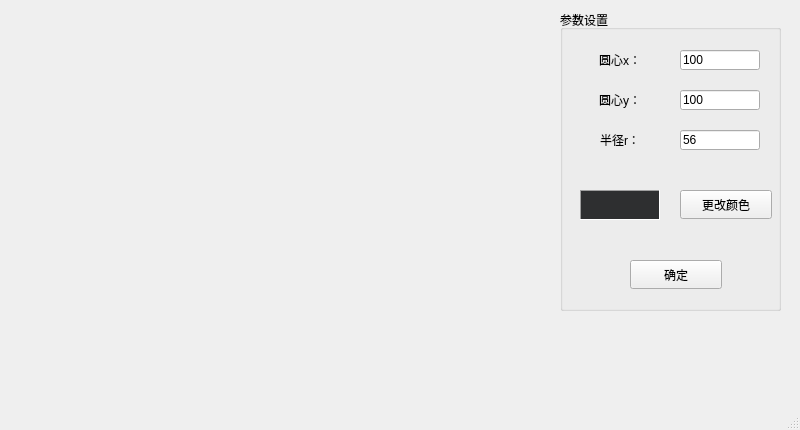
<?xml version="1.0" encoding="UTF-8"?>
<ui version="4.0">
 <class>MainWindow</class>
 <widget class="QMainWindow" name="MainWindow">
  <property name="geometry">
   <rect>
    <x>0</x>
    <y>0</y>
    <width>800</width>
    <height>430</height>
   </rect>
  </property>
  <property name="windowTitle">
   <string>MainWindow</string>
  </property>
  <widget class="QWidget" name="centralwidget">
   <widget class="QGroupBox" name="groupBox_set">
    <property name="geometry">
     <rect>
      <x>560</x>
      <y>10</y>
      <width>221</width>
      <height>301</height>
     </rect>
    </property>
    <property name="title">
     <string>参数设置</string>
    </property>
    <widget class="QLabel" name="label_x0">
     <property name="geometry">
      <rect>
       <x>10</x>
       <y>40</y>
       <width>100</width>
       <height>20</height>
      </rect>
     </property>
     <property name="text">
      <string>圆心x：</string>
     </property>
     <property name="alignment">
      <set>Qt::AlignCenter</set>
     </property>
    </widget>
    <widget class="QLineEdit" name="lineEdit_x">
     <property name="geometry">
      <rect>
       <x>120</x>
       <y>40</y>
       <width>80</width>
       <height>20</height>
      </rect>
     </property>
     <property name="text">
      <string>100</string>
     </property>
    </widget>
    <widget class="QLineEdit" name="lineEdit_y">
     <property name="geometry">
      <rect>
       <x>120</x>
       <y>80</y>
       <width>80</width>
       <height>20</height>
      </rect>
     </property>
     <property name="text">
      <string>100</string>
     </property>
    </widget>
    <widget class="QLabel" name="label_y0">
     <property name="geometry">
      <rect>
       <x>10</x>
       <y>80</y>
       <width>100</width>
       <height>20</height>
      </rect>
     </property>
     <property name="text">
      <string>圆心y：</string>
     </property>
     <property name="alignment">
      <set>Qt::AlignCenter</set>
     </property>
    </widget>
    <widget class="QLineEdit" name="lineEdit_r">
     <property name="geometry">
      <rect>
       <x>120</x>
       <y>120</y>
       <width>80</width>
       <height>20</height>
      </rect>
     </property>
     <property name="text">
      <string>56</string>
     </property>
    </widget>
    <widget class="QLabel" name="label_x1">
     <property name="geometry">
      <rect>
       <x>10</x>
       <y>120</y>
       <width>100</width>
       <height>20</height>
      </rect>
     </property>
     <property name="text">
      <string>半径r：</string>
     </property>
     <property name="alignment">
      <set>Qt::AlignCenter</set>
     </property>
    </widget>
    <widget class="QFrame" name="frame_color">
     <property name="geometry">
      <rect>
       <x>20</x>
       <y>180</y>
       <width>80</width>
       <height>30</height>
      </rect>
     </property>
     <property name="palette">
      <palette>
       <active>
        <colorrole role="WindowText">
         <brush brushstyle="SolidPattern">
          <color alpha="255">
           <red>0</red>
           <green>0</green>
           <blue>255</blue>
          </color>
         </brush>
        </colorrole>
        <colorrole role="Text">
         <brush brushstyle="SolidPattern">
          <color alpha="255">
           <red>0</red>
           <green>0</green>
           <blue>255</blue>
          </color>
         </brush>
        </colorrole>
        <colorrole role="Base">
         <brush brushstyle="SolidPattern">
          <color alpha="255">
           <red>0</red>
           <green>0</green>
           <blue>255</blue>
          </color>
         </brush>
        </colorrole>
        <colorrole role="Window">
         <brush brushstyle="SolidPattern">
          <color alpha="255">
           <red>0</red>
           <green>0</green>
           <blue>255</blue>
          </color>
         </brush>
        </colorrole>
        <colorrole role="Link">
         <brush brushstyle="SolidPattern">
          <color alpha="255">
           <red>0</red>
           <green>0</green>
           <blue>255</blue>
          </color>
         </brush>
        </colorrole>
       </active>
       <inactive>
        <colorrole role="WindowText">
         <brush brushstyle="SolidPattern">
          <color alpha="255">
           <red>208</red>
           <green>208</green>
           <blue>208</blue>
          </color>
         </brush>
        </colorrole>
        <colorrole role="Text">
         <brush brushstyle="SolidPattern">
          <color alpha="255">
           <red>208</red>
           <green>208</green>
           <blue>208</blue>
          </color>
         </brush>
        </colorrole>
        <colorrole role="Base">
         <brush brushstyle="SolidPattern">
          <color alpha="255">
           <red>46</red>
           <green>47</green>
           <blue>48</blue>
          </color>
         </brush>
        </colorrole>
        <colorrole role="Window">
         <brush brushstyle="SolidPattern">
          <color alpha="255">
           <red>46</red>
           <green>47</green>
           <blue>48</blue>
          </color>
         </brush>
        </colorrole>
        <colorrole role="Link">
         <brush brushstyle="SolidPattern">
          <color alpha="255">
           <red>0</red>
           <green>122</green>
           <blue>244</blue>
          </color>
         </brush>
        </colorrole>
       </inactive>
       <disabled>
        <colorrole role="WindowText">
         <brush brushstyle="SolidPattern">
          <color alpha="96">
           <red>164</red>
           <green>166</green>
           <blue>168</blue>
          </color>
         </brush>
        </colorrole>
        <colorrole role="Text">
         <brush brushstyle="SolidPattern">
          <color alpha="96">
           <red>164</red>
           <green>166</green>
           <blue>168</blue>
          </color>
         </brush>
        </colorrole>
        <colorrole role="Base">
         <brush brushstyle="SolidPattern">
          <color alpha="255">
           <red>0</red>
           <green>0</green>
           <blue>255</blue>
          </color>
         </brush>
        </colorrole>
        <colorrole role="Window">
         <brush brushstyle="SolidPattern">
          <color alpha="255">
           <red>0</red>
           <green>0</green>
           <blue>255</blue>
          </color>
         </brush>
        </colorrole>
        <colorrole role="Link">
         <brush brushstyle="SolidPattern">
          <color alpha="255">
           <red>0</red>
           <green>122</green>
           <blue>244</blue>
          </color>
         </brush>
        </colorrole>
       </disabled>
      </palette>
     </property>
     <property name="autoFillBackground">
      <bool>true</bool>
     </property>
     <property name="frameShape">
      <enum>QFrame::Panel</enum>
     </property>
     <property name="frameShadow">
      <enum>QFrame::Sunken</enum>
     </property>
    </widget>
    <widget class="QPushButton" name="pushButton_color">
     <property name="geometry">
      <rect>
       <x>120</x>
       <y>180</y>
       <width>92</width>
       <height>29</height>
      </rect>
     </property>
     <property name="text">
      <string>更改颜色</string>
     </property>
    </widget>
    <widget class="QPushButton" name="pushButton_ok">
     <property name="geometry">
      <rect>
       <x>70</x>
       <y>250</y>
       <width>92</width>
       <height>29</height>
      </rect>
     </property>
     <property name="text">
      <string>确定</string>
     </property>
    </widget>
   </widget>
  </widget>
  <widget class="QMenuBar" name="menubar">
   <property name="geometry">
    <rect>
     <x>0</x>
     <y>0</y>
     <width>800</width>
     <height>25</height>
    </rect>
   </property>
  </widget>
  <widget class="QStatusBar" name="statusbar"/>
 </widget>
 <resources/>
 <connections/>
</ui>
